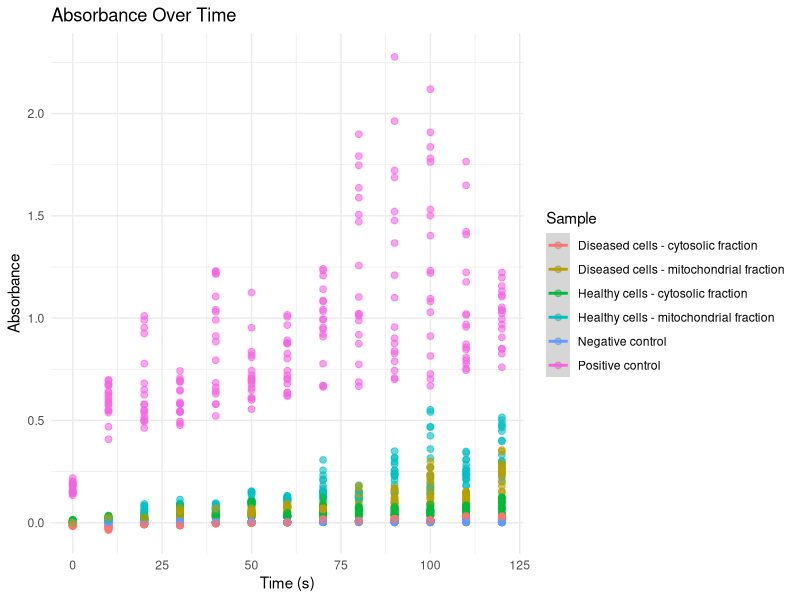
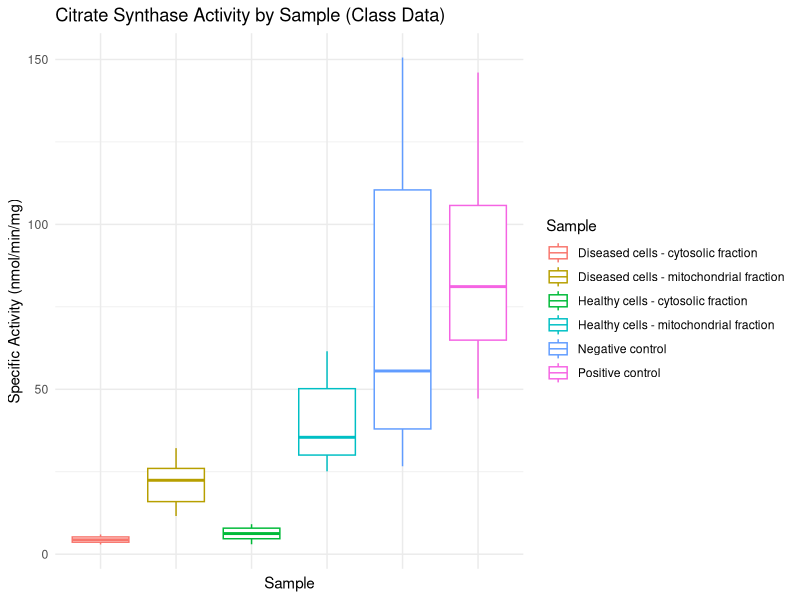
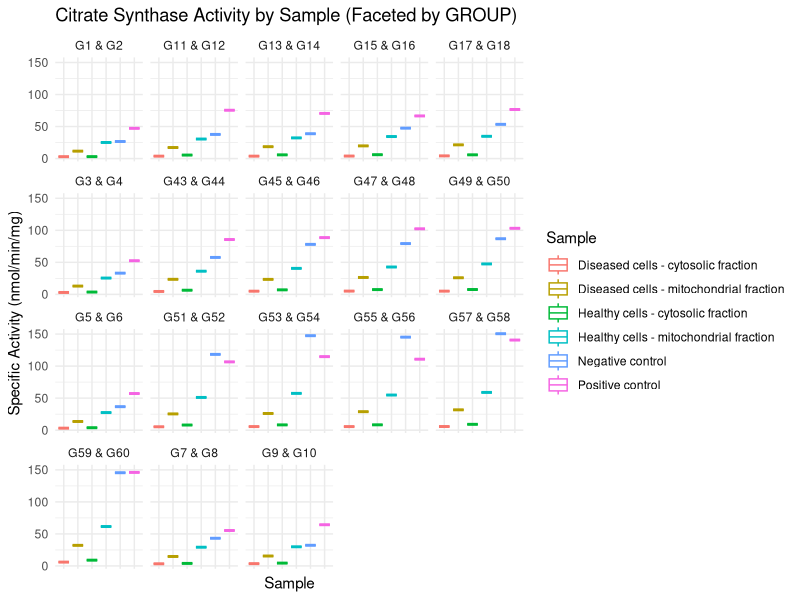
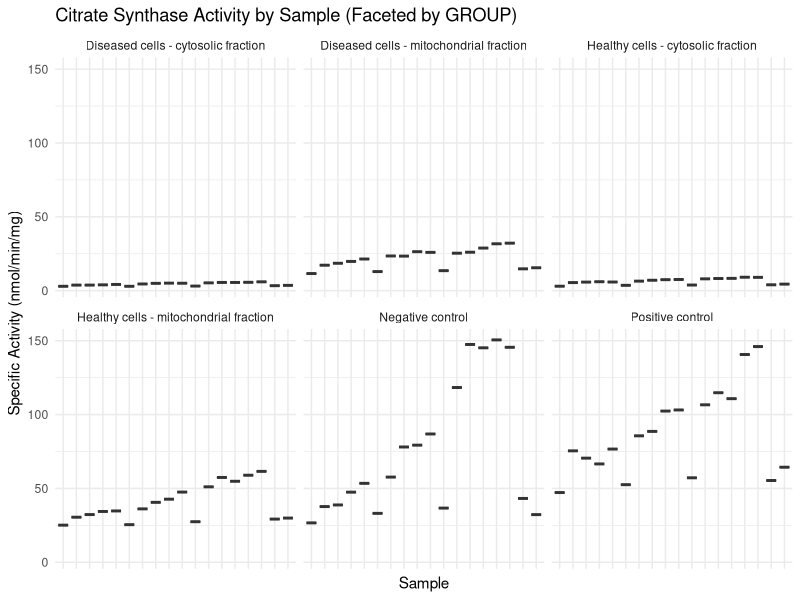

Reproduce these figures in R, in order.
## ---- chunk 1
knitr::opts_chunk$set(echo = TRUE, message = FALSE, warning = FALSE)
## ---- chunk 2
library(tidyverse)  # Loads ggplot2, dplyr, tidyr, and more
## ---- chunk 3
data <- read_csv("frac_data.csv")
head(data)
## ---- chunk 4
data_long <- data %>%
  pivot_longer(cols = c(`0`:`120`), names_to = "time", values_to = "absorbance") %>%
  mutate(time = as.numeric(time))

ggplot(data_long, aes(x = time, y = absorbance, colour = Sample)) +
  geom_point(alpha = 0.6, size = 2) +
  geom_smooth(method ='l') +
  labs(title = "Absorbance Over Time",
       x = "Time (s)",
       y = "Absorbance") +
  theme_minimal()
## ---- chunk 5
data <- data %>%
  mutate(Specific_Activity = `Amount TNB/min (nM)` / `Protein (mg/mL) - from Bradford assay`)
## ---- chunk 6
ggplot(data, aes(x = Sample, y = Specific_Activity, color = Sample)) +
  geom_boxplot() +
  labs(title = "Citrate Synthase Activity by Sample (Class Data)",
       x = 'Sample',
       y = "Specific Activity (nmol/min/mg)") +
  theme_minimal() +
  theme(axis.text.x = element_blank(),
        axis.ticks.x = element_blank())
## ---- chunk 7
ggplot(data, aes(x = Sample, y = Specific_Activity, color = Sample)) +
  geom_boxplot() +
  labs(title = "Citrate Synthase Activity by Sample (Faceted by GROUP)",
       x = "Sample",
       y = "Specific Activity (nmol/min/mg)") +
  theme_minimal() +
  theme(axis.text.x = element_blank(),
        axis.ticks.x = element_blank()) +
  facet_wrap(~ GROUP)
## ---- chunk 8
ggplot(data, aes(x = GROUP, y = Specific_Activity)) +
  geom_boxplot() +
  labs(title = "Citrate Synthase Activity by Sample (Faceted by GROUP)",
       x = "Sample",
       y = "Specific Activity (nmol/min/mg)") +
  theme_minimal() +
  theme(axis.text.x = element_blank(),
        axis.ticks.x = element_blank()) +
  facet_wrap(~ Sample)
## ---- chunk 9
data %>%
  group_by(Sample) %>%
  summarise(mean = mean(Specific_Activity), sd = sd(Specific_Activity))
